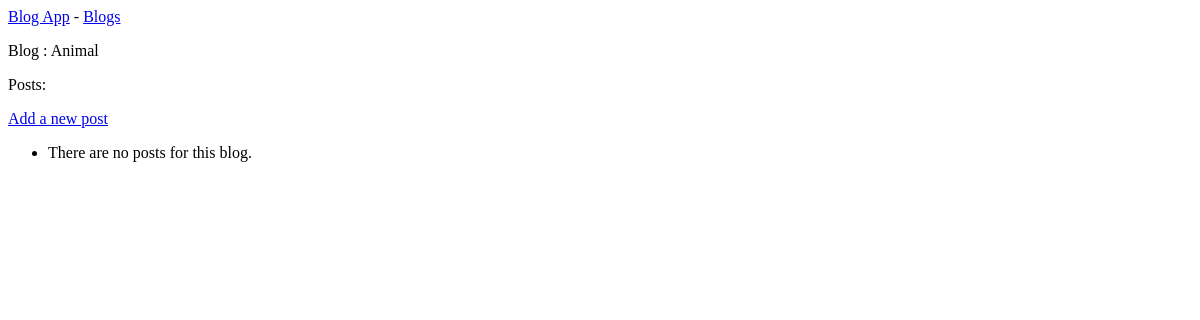
The app's page /blogs/4/, older data.
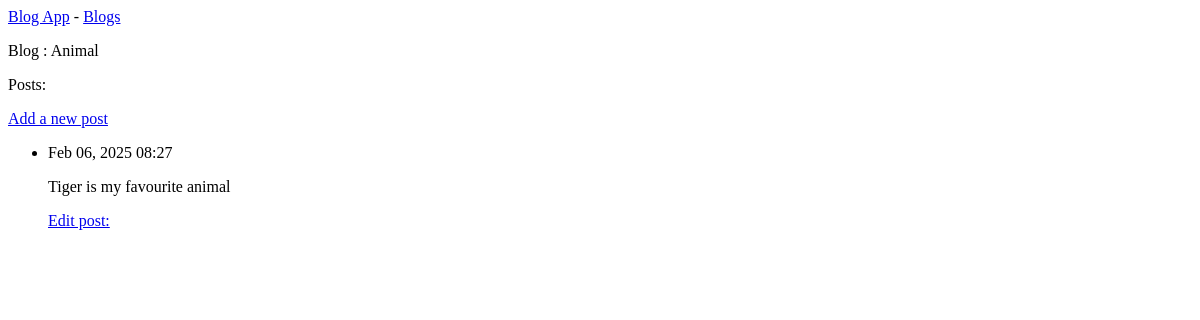
The same page, newer data.
### blogs_app/models.py (models this page shows, shortened)
class Post(models.Model):
    blog= models.ForeignKey(Blog, on_delete = models.CASCADE)
    text = models.TextField()
    date_added = models.DateTimeField(auto_now_add= True)
    class Meta:
        verbose_name_plural = 'posts'

### blogs_app/views.py (the view)
# urls.py: path('blogs/<int:blog_id>/', views.blog, name='blog'),
def blog(request, blog_id):
    blog = Blog.objects.get(id=blog_id)
    posts=blog.post_set.order_by('-date_added')
    context={'blog': blog, 'posts': posts}
    return render(request, 'blogs_app/blog.html', context)

### blogs_app/templates/blogs_app/blog.html
{% extends 'blogs_app/base.html' %}
{% block content %}
<p>Blog : {{blog.title}}</p>
<p>Posts: </p>
<p>
    <a href = "{% url 'blogs_app:new_post' blog.id %}">Add a new post</a>
</p>
<ul>
    {% for post in posts %}
    <li>
        <p>{{ post.date_added|date:'M d, Y H:i' }}</p>
        <p>{{ post.text|linebreaks }}</p>
        <p>
            <a href="{% url 'blogs_app:edit_post' post.id %}">Edit post:</a>
        </p>
    </li>
    {% empty %}
    <li>There are no posts for this blog.</li>
    {% endfor %}
</ul>
{% endblock content %}

Row changes from the older to the newer data that the page shows:
added Post: date_added "Feb 06, 2025 08:27", text "Tiger is my favourite animal"
Text that changed along with them:
text no longer shown: "There are no posts for this blog."
